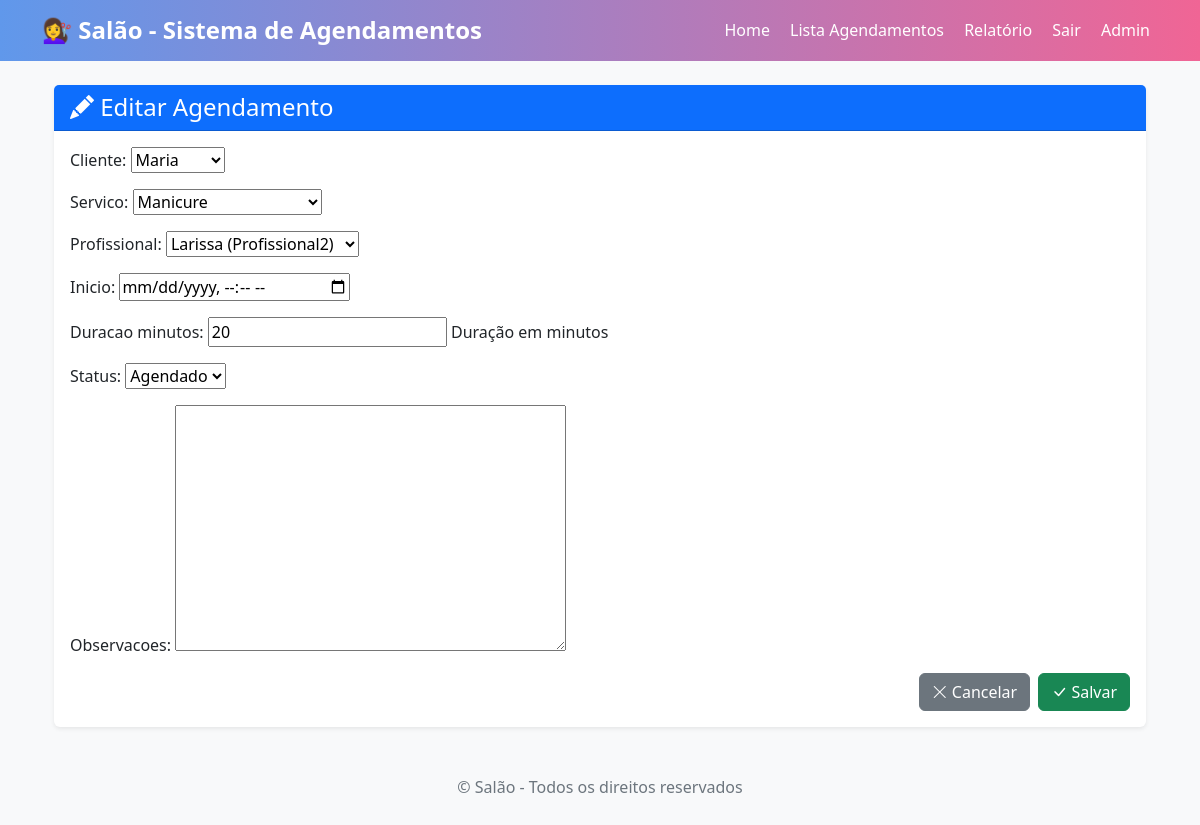
The app's page /agendamentos/2/editar/ (signed in) with its own data.
### salao/models/agendamento.py (models this page shows, shortened)
class Agendamento(models.Model):
    STATUS_AGENDADO = 'AGENDADO'
    STATUS_CONCLUIDO = 'CONCLUIDO'
    STATUS_CANCELADO = 'CANCELADO'
    STATUS_CHOICES = [
        (STATUS_AGENDADO, 'Agendado'),
        (STATUS_CONCLUIDO, 'Concluído'),
        (STATUS_CANCELADO, 'Cancelado'),
    ]
    cliente = models.ForeignKey(Cliente, on_delete=models.CASCADE, related_name='agendamentos')
    servico = models.ForeignKey(Servico, on_delete=models.PROTECT, related_name='agendamentos')
    profissional = models.ForeignKey(Profissional, on_delete=models.PROTECT, related_name='agendamentos')
    inicio = models.DateTimeField()  # data e hora de início
    duracao_minutos = models.PositiveIntegerField(help_text='Duração em minutos', null=True, blank=True)
    status = models.CharField(max_length=20, choices=STATUS_CHOICES, default=STATUS_AGENDADO)
    observacoes = models.TextField(blank=True)
    created_at = models.DateTimeField(auto_now_add=True)
    updated_at = models.DateTimeField(auto_now=True)
    class Meta:
        ordering = ['-inicio']
        indexes = [
            models.Index(fields=['inicio']),
            models.Index(fields=['status']),
            models.Index(fields=['profissional', 'inicio']),
        ]

### salao/views/home_view.py (the view)
# urls.py: path('<int:pk>/editar/', AgendamentoUpdateView.as_view(), name='update'),
class AgendamentoUpdateView(LoginRequiredMixin, PermissionRequiredMixin, UpdateView):
    permission_required = 'salao.change_agendamento'
    model = Agendamento
    form_class = AgendamentoForm
    template_name = 'agendamentos/agendamento_form.html'
    success_url = reverse_lazy('agendamentos:list')

### salao/forms/agendamento_form.py
class AgendamentoForm(forms.ModelForm):
    class Meta:
        model = agendamento.Agendamento
        fields = ['cliente', 'servico', 'profissional', 'inicio', 'duracao_minutos', 'status', 'observacoes']
        widgets = {
            'inicio': forms.DateTimeInput(attrs={'type': 'datetime-local'}),
        }

### salao/models/cliente.py (called while the page is built)
    def __str__(self):
        return self.nome

### salao/models/profissional.py (called while the page is built)
    def __str__(self):
        if self.user:
            return f"{self.nome} ({self.user.username})"
        return self.nome

### salao/models/servico.py (called while the page is built)
    def __str__(self):
        return self.nome

### salao/templates/agendamentos/agendamento_form.html (shortened to what this page needs)
{% extends 'base.html' %}
{% block content %}
<div class="container mt-4">
    <div class="card shadow-sm border-0">
        <div class="card-header bg-primary text-white">
            <h4 class="mb-0">
                {% if object %}
                    <i class="bi bi-pencil-fill"></i> Editar Agendamento
                {% else %}
                    <i class="bi bi-plus-lg"></i> Novo Agendamento
                {% endif %}
            </h4>
        </div>
        <div class="card-body">
            <form method="post" class="needs-validation" novalidate>
                <div class="mb-3">
                    {{ form.as_p }}
                </div>
                <div class="d-flex justify-content-end gap-2">
                    <a href="{% url 'agendamentos:list' %}" class="btn btn-secondary">
                        <i class="bi bi-x-lg"></i> Cancelar
                    </a>
                    <button type="submit" class="btn btn-success">
                        <i class="bi bi-check-lg"></i> Salvar
                    </button>
                </div>
            </form>
        </div>
    </div>
</div>
<link href="https://cdn.jsdelivr.net/npm/bootstrap-icons@1.10.5/font/bootstrap-icons.css" rel="stylesheet">
{% endblock %}

### salao/templates/base.html (style rules this page uses)
body { background-color: #f8f9fa; }

### records on screen
Agendamento: cliente "Maria", servico "Manicure", profissional "Larissa (Profissional2)", duracao_minutos "20", status "Agendado"
